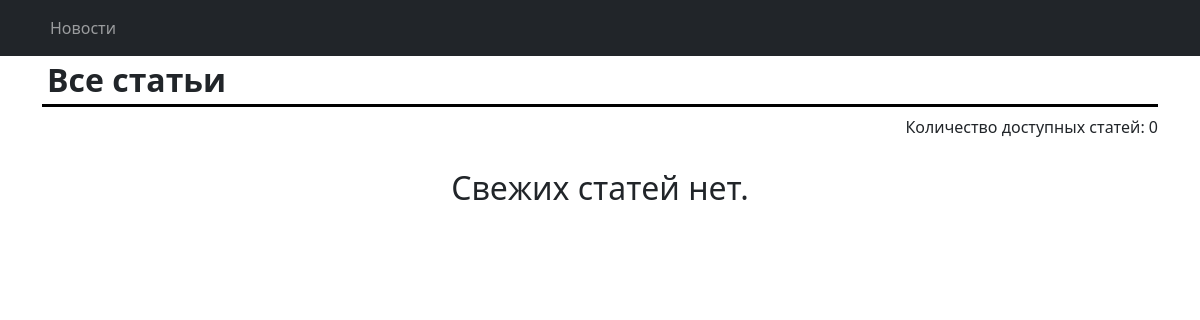
Before: /news/ with the older database file.
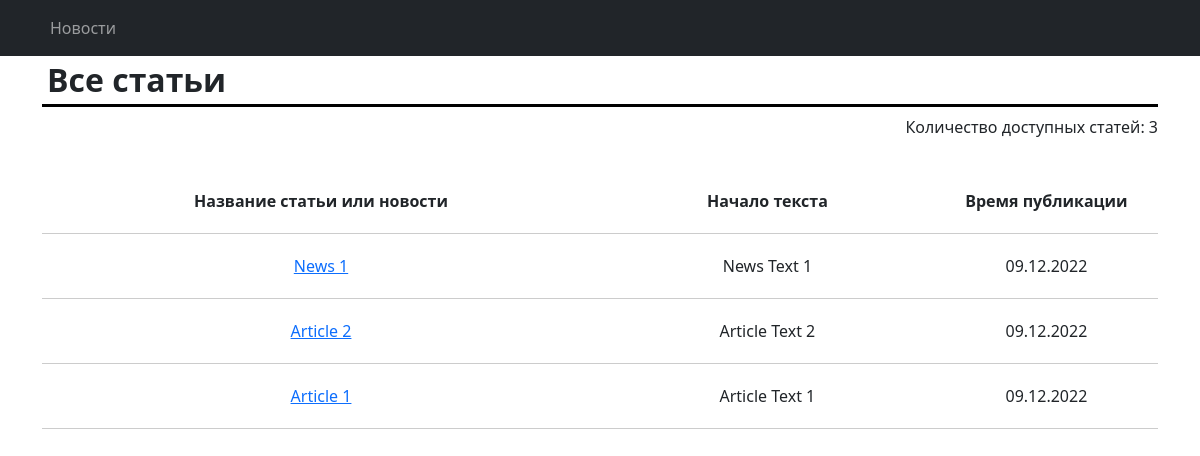
After: the same page with the newer database file.
### news/models.py (models this page shows, shortened)
class Post(models.Model):
    created_at = models.DateTimeField(auto_now_add=True)
    title = models.CharField(max_length=128)
    text = models.TextField()
    rating = models.SmallIntegerField(default=0)
    NEWS = 'N'
    ARTICLE = 'A'
    TYPES = (
        (NEWS, 'НОВОСТЬ'),
        (ARTICLE, 'СТАТЬЯ'),
    )
    category_type = models.CharField(
        max_length=1,
        choices=TYPES,
        default=ARTICLE
    )
    author = models.ForeignKey(
        Author,
        on_delete=models.CASCADE
    )
    post_category = models.ManyToManyField(
        Category,
        through='PostCategory'
    )

### news/views.py (the view)
# urls.py: path('', PostsList.as_view()),
class PostsList(ListView):
    model = Post
    ordering = '-created_at'
    template_name = 'posts.html'
    context_object_name = 'posts'
    def get_context_data(self, **kwargs):
        context = super().get_context_data(**kwargs)
        context['time_now'] = datetime.utcnow()
        context['next_post'] = None
        return context

### news/templatetags/custom_filters.py (called while the page is built)
@register.filter()
def censor(value):
    bad_words = ['редиска']
    if not isinstance(value, str):
        raise TypeError(f"Unresolved type '{type(value)}' expected  type 'str'")
    for word in value.split():
        if word.lower() in bad_words:
            value = value.replace(word, f"{word[0]}{'*' * (len(word) - 1)}")
    return value

### templates/posts.html (shortened to what this page needs)
{% extends 'default.html' %}
{% load custom_filters %}
{% block content %}
    <h1 class="page-header">Все статьи</h1>
    <div class="posts-count">Количество доступных статей: {{ posts|length }}</div>
    <div class="page-content">
    {% if posts %}
        <table class="posts-table">
        <col style="width: 50%;">
        <col style="width: 30%;">
        <col style="width: 20%;">
        <tr>
            <th>Название статьи или новости</th>
            <th>Начало текста</th>
            <th>Время публикации</th>
        </tr>
        {% for post in posts %}
            <tr>
                <td>
                    <a href="/news/{{ post.pk }}">{{ post.title|censor }}</a>
                </td>
                <td>{{ post.text|censor|truncatechars:20 }}</td>
                <td>{{ post.created_at|date:'d.m.Y' }}</td>
            </tr>
        {% endfor %}
        </table>
   {% else %}
        <h2>Свежих статей нет.</h2>
   {% endif %}
    </div>
{% endblock content %}

### templates/default.html (shortened to what this page needs)
<!DOCTYPE html>
<html lang="en">
    <head>
        {% load static %}
        <link href="{% static 'css/styles.css' %}" rel="stylesheet" />
        <link href="{% static 'css/custom_styles.css' %}" rel="stylesheet" />
    </head>
    <body>
        <nav class="navbar navbar-expand-lg navbar-dark bg-dark static-top">
           <div class="container">
               <div class="collapse navbar-collapse" id="navbarResponsive">
                   <ul class="navbar-nav ml-auto">
                       <li class="nav-item">
                           <a class="nav-link" href="/news/">Новости</a>
                       </li>
                   </ul>
               </div>
           </div>
        </nav>
        <div class="container">
           <div class="row">
               <div class="col-lg-12 text-center">
                   {% block content %}
                   {% endblock content %}
               </div>
           </div>
        </div>
    </body>
</html>

### static/css/custom_styles.css (style rules this page uses)
.page-header { font-weight: 700; font-size: 32px; text-align: left; padding: 5px; border-bottom: 3px #000000 solid; }
.page-content { margin-top: 30px; }
.posts-count { text-align: right; }
.posts-table { width: 100%; }
.posts-table th { padding: 20px; border-bottom: 1px #CCCCCC solid; font-weight: 700; text-align: center; }
.posts-table td { padding: 20px; border-bottom: 1px #CCCCCC solid; text-align: center; }

Changed rows visible on the page:
added Post: title|censor "News 1", text|censor "News Text 1", created_at "09.12.2022"
added Post: title|censor "Article 2", text|censor "Article Text 2", created_at "09.12.2022"
added Post: title|censor "Article 1", text|censor "Article Text 1", created_at "09.12.2022"
Other visible differences:
{{ posts|length }}: "0" → "3"
text no longer shown: "Свежих статей нет."
text now shown: "Название статьи или новости Начало текста Время публикации"
